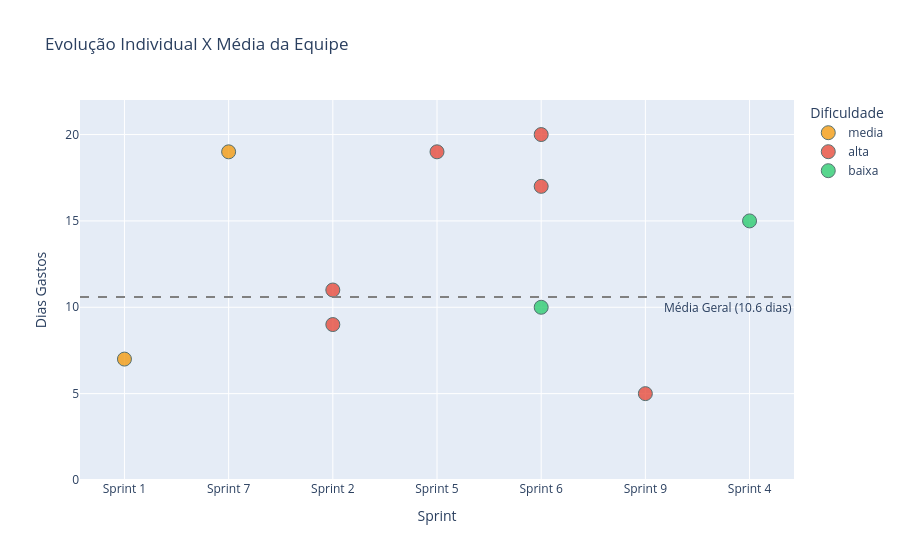

Source (notebook cell):
### Markdown cell above
GRAFICO DINAMICO

### Code cell
# o grafico grande que é aO GRAFICO DE ANA Q MOSTRA AS ENTREGAS AO LONGO DAS SPRINGS.

#base ado nos dados gerais de todos os mentorados
concluidas_equipe = tabela[tabela['status_atual'] == 'concluida']
media_equipe = concluidas_equipe['duracao_em_dias'].mean()
teto_do_grafico = concluidas_equipe['duracao_em_dias'].max() + 2

# 2. pra cada atividade
mapa_de_cores = {
    'alta': '#E74C3C',    # Vermelho Alerta
    'Alta': '#E74C3C',
    'média': '#F39C12',   # Laranja/Amarelo Atenção
    'media': '#F39C12',
    'Média': '#F39C12',
    'baixa': '#2ECC71',   # Verde Tranquilo
    'Baixa': '#2ECC71'
}


def criar_grafico_evolucao(dataset_alvo, titulo_do_grafico):
    df_plot = dataset_alvo[dataset_alvo['status_atual'] == 'concluida'].copy()
    if df_plot.empty:
        print("Nenhuma tarefa concluída para plotar no gráfico de evolução.")
        return None
        
    df_plot['sprint_num'] = df_plot['titulo'].str.extract(r'Sprint (\d+)').fillna(0).astype(int)
    df_plot['nome_sprint'] = df_plot['titulo'].str.extract(r'(Sprint \d+)').fillna('Sem Sprint')
    df_plot = df_plot.sort_values('sprint_num')

    fig = px.scatter(
        df_plot, x='nome_sprint', y='duracao_em_dias', color='prioridade',
        color_discrete_map=mapa_de_cores, hover_data=['titulo', 'mentorado'],
        title=titulo_do_grafico,
        labels={'duracao_em_dias': 'Dias Gastos', 'nome_sprint': 'Sprint', 'prioridade': 'Dificuldade'}
    )
    fig.add_hline(y=media_equipe, line_dash="dash", line_color="gray",
                  annotation_text=f"Média Geral ({media_equipe:.1f} dias)", annotation_position="bottom right")
    fig.update_traces(marker=dict(size=14, opacity=0.8, line=dict(width=1, color='DarkSlateGrey')))
    fig.update_yaxes(range=[0, teto_do_grafico])
    return fig

grafico_ana = criar_grafico_evolucao(mentorada, "Evolução Individual X Média da Equipe")
if grafico_ana: grafico_ana.show()

### Figure 1 — Plotly figure (JSON) as saved in the notebook; plotly's stock layout.template omitted (floating-point values rounded to 4 significant figures)
{"data": [{"customdata": [["Atualizar Pipeline CI/CD - Sprint 1", "Ana Ribeiro"], ["Refatorar Pipeline CI/CD - Sprint 7", "Ana Ribeiro"]], "hovertemplate": "Dificuldade=media<br>Sprint=%{x}<br>Dias Gastos=%{y}<br>titulo=%{customdata[0]}<br>mentorado=%{customdata[1]}<extra></extra>", "legendgroup": "media", "marker": {"color": "#F39C12", "line": {"color": "DarkSlateGrey", "width": 1}, "opacity": 0.8, "size": 14, "symbol": "circle"}, "mode": "markers", "name": "media", "orientation": "v", "showlegend": true, "type": "scatter", "x": ["Sprint 1", "Sprint 7"], "xaxis": "x", "y": [7.0, 19.0], "yaxis": "y"}, {"customdata": [["Ajustar Pipeline CI/CD - Sprint 2", "Ana Ribeiro"], ["Criar Scripts de Deploy - Sprint 2", "Ana Ribeiro"], ["Refatorar Scripts de Deploy - Sprint 5", "Ana Ribeiro"], ["Criar Pipeline CI/CD - Sprint 6", "Ana Ribeiro"], ["Atualizar Scripts de Deploy - Sprint 6", "Ana Ribeiro"], ["Ajustar Pipeline CI/CD - Sprint 9", "Ana Ribeiro"]], "hovertemplate": "Dificuldade=alta<br>Sprint=%{x}<br>Dias Gastos=%{y}<br>titulo=%{customdata[0]}<br>mentorado=%{customdata[1]}<extra></extra>", "legendgroup": "alta", "marker": {"color": "#E74C3C", "line": {"color": "DarkSlateGrey", "width": 1}, "opacity": 0.8, "size": 14, "symbol": "circle"}, "mode": "markers", "name": "alta", "orientation": "v", "showlegend": true, "type": "scatter", "x": ["Sprint 2", "Sprint 2", "Sprint 5", "Sprint 6", "Sprint 6", "Sprint 9"], "xaxis": "x", "y": [11.0, 9.0, 19.0, 17.0, 20.0, 5.0], "yaxis": "y"}, {"customdata": [["Documentar Tabelas no BD - Sprint 4", "Ana Ribeiro"], ["Documentar Tabelas no BD - Sprint 6", "Ana Ribeiro"]], "hovertemplate": "Dificuldade=baixa<br>Sprint=%{x}<br>Dias Gastos=%{y}<br>titulo=%{customdata[0]}<br>mentorado=%{customdata[1]}<extra></extra>", "legendgroup": "baixa", "marker": {"color": "#2ECC71", "line": {"color": "DarkSlateGrey", "width": 1}, "opacity": 0.8, "size": 14, "symbol": "circle"}, "mode": "markers", "name": "baixa", "orientation": "v", "showlegend": true, "type": "scatter", "x": ["Sprint 4", "Sprint 6"], "xaxis": "x", "y": [15.0, 10.0], "yaxis": "y"}], "layout": {"annotations": [{"showarrow": false, "text": "Média Geral (10.6 dias)", "x": 1, "xanchor": "right", "xref": "x domain", "y": 10.59, "yanchor": "top", "yref": "y"}], "legend": {"title": {"text": "Dificuldade"}, "tracegroupgap": 0}, "shapes": [{"line": {"color": "gray", "dash": "dash"}, "type": "line", "x0": 0, "x1": 1, "xref": "x domain", "y0": 10.59, "y1": 10.59, "yref": "y"}], "title": {"text": "Evolução Individual X Média da Equipe"}, "xaxis": {"anchor": "y", "domain": [0, 1], "title": {"text": "Sprint"}}, "yaxis": {"anchor": "x", "domain": [0, 1], "range": [0, 22], "title": {"text": "Dias Gastos"}}}}
